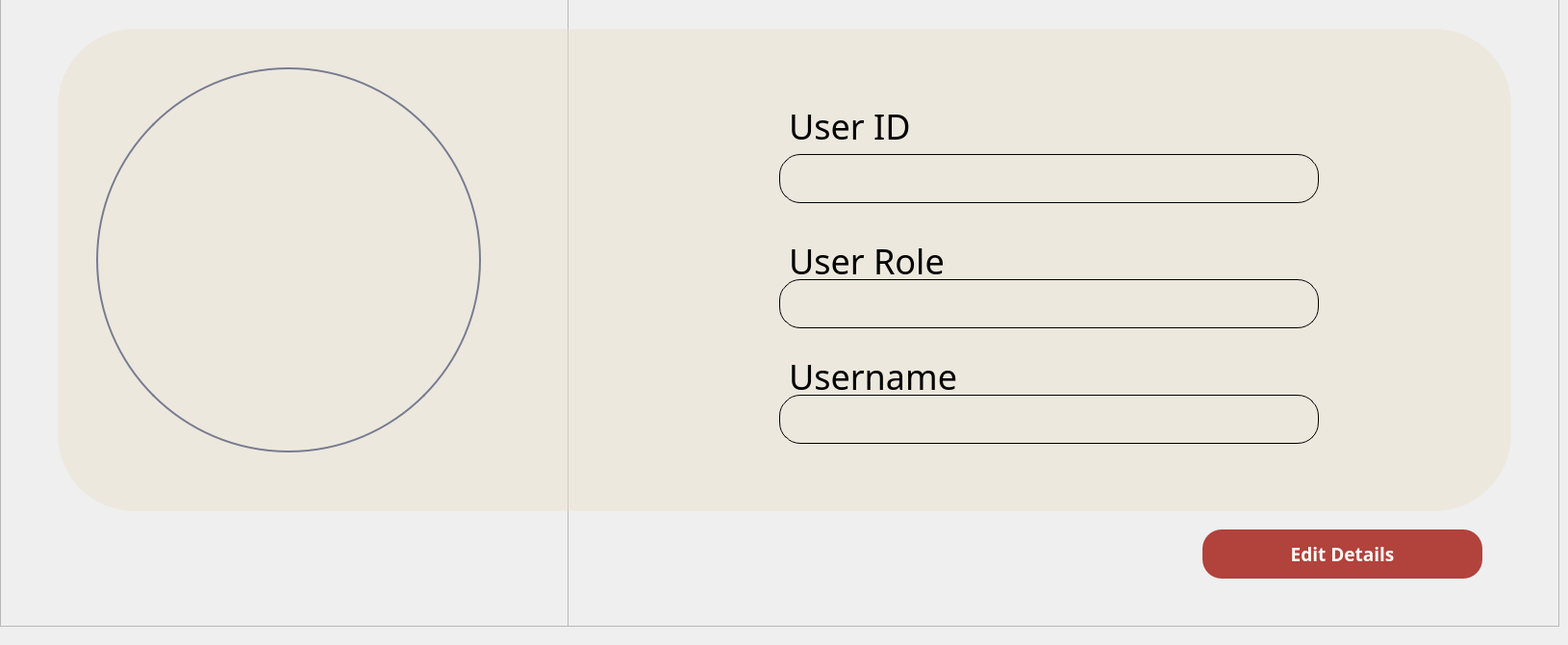
     <widget class="QWidget" name="page">
      <widget class="QFrame" name="frame_4">
       <property name="geometry">
        <rect>
         <x>590</x>
         <y>-10</y>
         <width>1031</width>
         <height>661</height>
        </rect>
       </property>
       <property name="frameShape">
        <enum>QFrame::StyledPanel</enum>
       </property>
       <property name="frameShadow">
        <enum>QFrame::Raised</enum>
       </property>
       <widget class="QFrame" name="frame_41">
        <property name="geometry">
         <rect>
          <x>0</x>
          <y>0</y>
          <width>981</width>
          <height>661</height>
         </rect>
        </property>
        <property name="font">
         <font>
          <pointsize>7</pointsize>
         </font>
        </property>
        <property name="styleSheet">
         <string notr="true">background: transparent;</string>
        </property>
        <property name="frameShape">
         <enum>QFrame::StyledPanel</enum>
        </property>
        <property name="frameShadow">
         <enum>QFrame::Raised</enum>
        </property>
        <widget class="QLabel" name="ownerIDText">
         <property name="geometry">
          <rect>
           <x>230</x>
           <y>120</y>
           <width>141</width>
           <height>41</height>
          </rect>
         </property>
         <property name="font">
          <font>
           <family>Poppins Medium</family>
           <pointsize>-1</pointsize>
          </font>
         </property>
         <property name="styleSheet">
          <string notr="true">
QLabel {
	font-size:36px;
}
    
</string>
         </property>
         <property name="text">
          <string>User ID</string>
         </property>
        </widget>
        <widget class="QLineEdit" name="ownerID">
         <property name="geometry">
          <rect>
           <x>220</x>
           <y>170</y>
           <width>561</width>
           <height>51</height>
          </rect>
         </property>
         <property name="font">
          <font>
           <pointsize>15</pointsize>
          </font>
         </property>
         <property name="styleSheet">
          <string notr="true">border: 1px solid #000000; 
border-radius: 22px; 
padding: 1px;</string>
         </property>
         <property name="text">
          <string/>
         </property>
         <property name="placeholderText">
          <string/>
         </property>
        </widget>
        <widget class="QLabel" name="ownerRoleText">
         <property name="geometry">
          <rect>
           <x>230</x>
           <y>260</y>
           <width>191</width>
           <height>41</height>
          </rect>
         </property>
         <property name="font">
          <font>
           <family>Poppins Medium</family>
           <pointsize>-1</pointsize>
          </font>
         </property>
         <property name="styleSheet">
          <string notr="true">
QLabel {
	font-size:36px;
}
    
</string>
         </property>
         <property name="text">
          <string>User Role</string>
         </property>
        </widget>
        <widget class="QLineEdit" name="ownerRole">
         <property name="geometry">
          <rect>
           <x>220</x>
           <y>300</y>
           <width>561</width>
           <height>51</height>
          </rect>
         </property>
         <property name="font">
          <font>
           <pointsize>15</pointsize>
          </font>
         </property>
         <property name="styleSheet">
          <string notr="true">border: 1px solid #000000; 
border-radius: 22px; 
padding: 1px;</string>
         </property>
         <property name="text">
          <string/>
         </property>
         <property name="placeholderText">
          <string/>
         </property>
        </widget>
        <widget class="QLabel" name="ownerNameText">
         <property name="geometry">
          <rect>
           <x>230</x>
           <y>380</y>
           <width>191</width>
           <height>41</height>
          </rect>
         </property>
         <property name="font">
          <font>
           <family>Poppins Medium</family>
           <pointsize>-1</pointsize>
          </font>
         </property>
         <property name="styleSheet">
          <string notr="true">
QLabel {
	font-size:36px;
}
    
</string>
         </property>
         <property name="text">
          <string>Username</string>
         </property>
        </widget>
        <widget class="QLineEdit" name="ownerName">
         <property name="geometry">
          <rect>
           <x>220</x>
           <y>420</y>
           <width>561</width>
           <height>51</height>
          </rect>
         </property>
         <property name="font">
          <font>
           <pointsize>15</pointsize>
          </font>
         </property>
         <property name="styleSheet">
          <string notr="true">border: 1px solid #000000; 
border-radius: 22px; 
padding: 1px;</string>
         </property>
         <property name="text">
          <string/>
         </property>
         <property name="placeholderText">
          <string/>
         </property>
        </widget>
        <widget class="QLabel" name="label_3">
         <property name="geometry">
          <rect>
           <x>-70</x>
           <y>40</y>
           <width>1051</width>
           <height>501</height>
          </rect>
         </property>
         <property name="styleSheet">
          <string notr="true">background-color: rgba(235, 224, 204, 0.47); 
border-radius: 80px;
</string>
         </property>
         <property name="text">
          <string/>
         </property>
        </widget>
        <widget class="QPushButton" name="pushButton_editDetailsOwner">
         <property name="geometry">
          <rect>
           <x>660</x>
           <y>560</y>
           <width>291</width>
           <height>51</height>
          </rect>
         </property>
         <property name="font">
          <font>
           <family>Poppins Medium</family>
           <pointsize>14</pointsize>
           <weight>62</weight>
           <bold>true</bold>
          </font>
         </property>
         <property name="styleSheet">
          <string notr="true">
color: #ffffff;
border-radius: 20px; 
padding: 3px; 
background-color: #b2423c; 
font-weight: 500;
</string>
         </property>
         <property name="text">
          <string>Edit Details</string>
         </property>
        </widget>
        <zorder>label_3</zorder>
        <zorder>ownerIDText</zorder>
        <zorder>ownerID</zorder>
        <zorder>ownerRoleText</zorder>
        <zorder>ownerRole</zorder>
        <zorder>ownerNameText</zorder>
        <zorder>ownerName</zorder>
        <zorder>pushButton_editDetailsOwner</zorder>
       </widget>
      </widget>
      <widget class="QFrame" name="frame_10">
       <property name="geometry">
        <rect>
         <x>0</x>
         <y>-10</y>
         <width>591</width>
         <height>661</height>
        </rect>
       </property>
       <property name="frameShape">
        <enum>QFrame::StyledPanel</enum>
       </property>
       <property name="frameShadow">
        <enum>QFrame::Raised</enum>
       </property>
       <widget class="QLabel" name="label_createUSER_profile_pic_cashier_4">
        <property name="geometry">
         <rect>
          <x>100</x>
          <y>80</y>
          <width>400</width>
          <height>400</height>
         </rect>
        </property>
        <property name="styleSheet">
         <string notr="true">border-radius: 200px;   /* half of 400 */
border: 2px solid #12245c;  /* optional: blue border */
</string>
        </property>
        <property name="text">
         <string/>
        </property>
        <property name="pixmap">
         <pixmap>:/JJimages/userProfilepicture.png</pixmap>
        </property>
        <property name="scaledContents">
         <bool>true</bool>
        </property>
       </widget>
       <widget class="QLabel" name="label_10">
        <property name="geometry">
         <rect>
          <x>60</x>
          <y>40</y>
          <width>671</width>
          <height>501</height>
         </rect>
        </property>
        <property name="styleSheet">
         <string notr="true">background-color: rgba(235, 224, 204, 0.47); /* #ebe0cc with 47% opacity */
border-radius:80px;</string>
        </property>
        <property name="text">
         <string/>
        </property>
       </widget>
      </widget>
     </widget>
